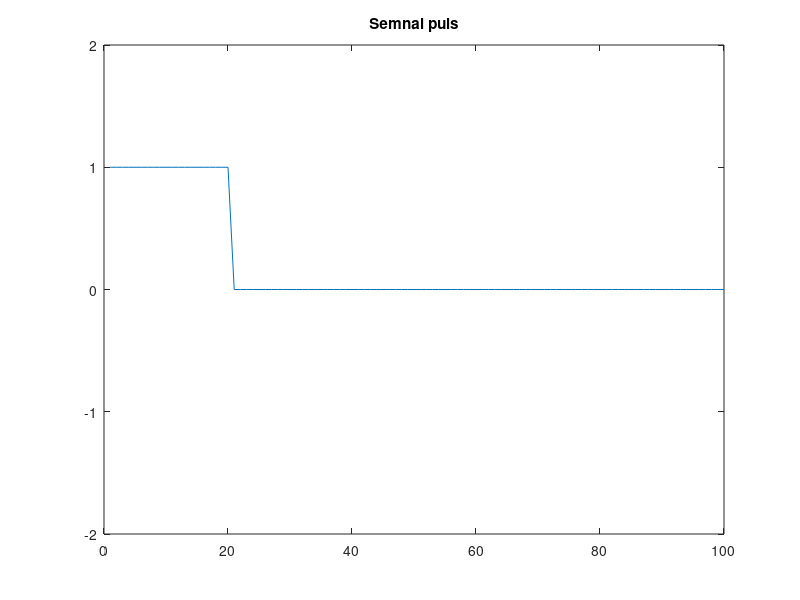
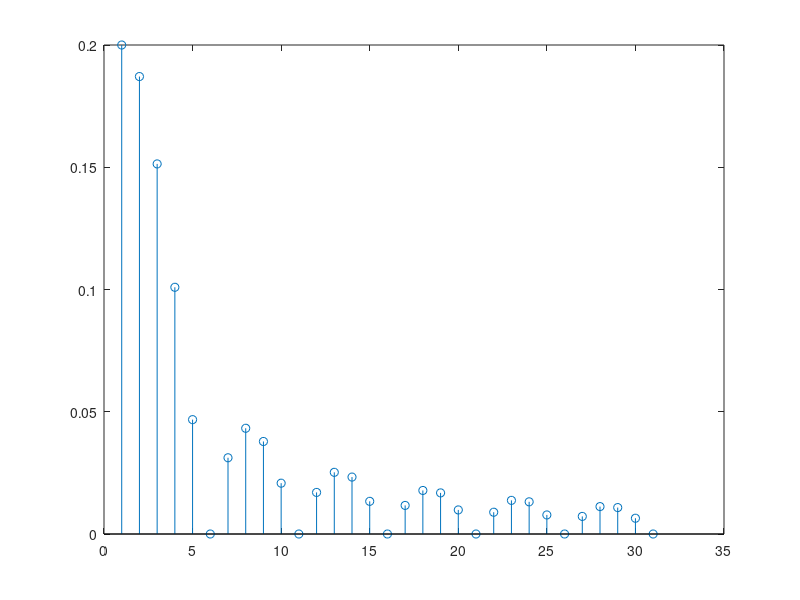

The MATLAB source for these figures, in order:

T = 100;
D = T/5;
A = 1;
delta = D;
t = [1:T];
s = [A*ones(1,D), zeros(1, T-D)];


figure
plot(t,s)
ylim([-A-1; A+1])
title("Semnal puls")

k = [0 : 30];

for i = 1 : length(k)
ck(i) = A * exp((-j / T) * pi * k(i) * delta) * (delta / T) * sinc(k(i) * delta / T);
end

figure
stem(abs(ck))
